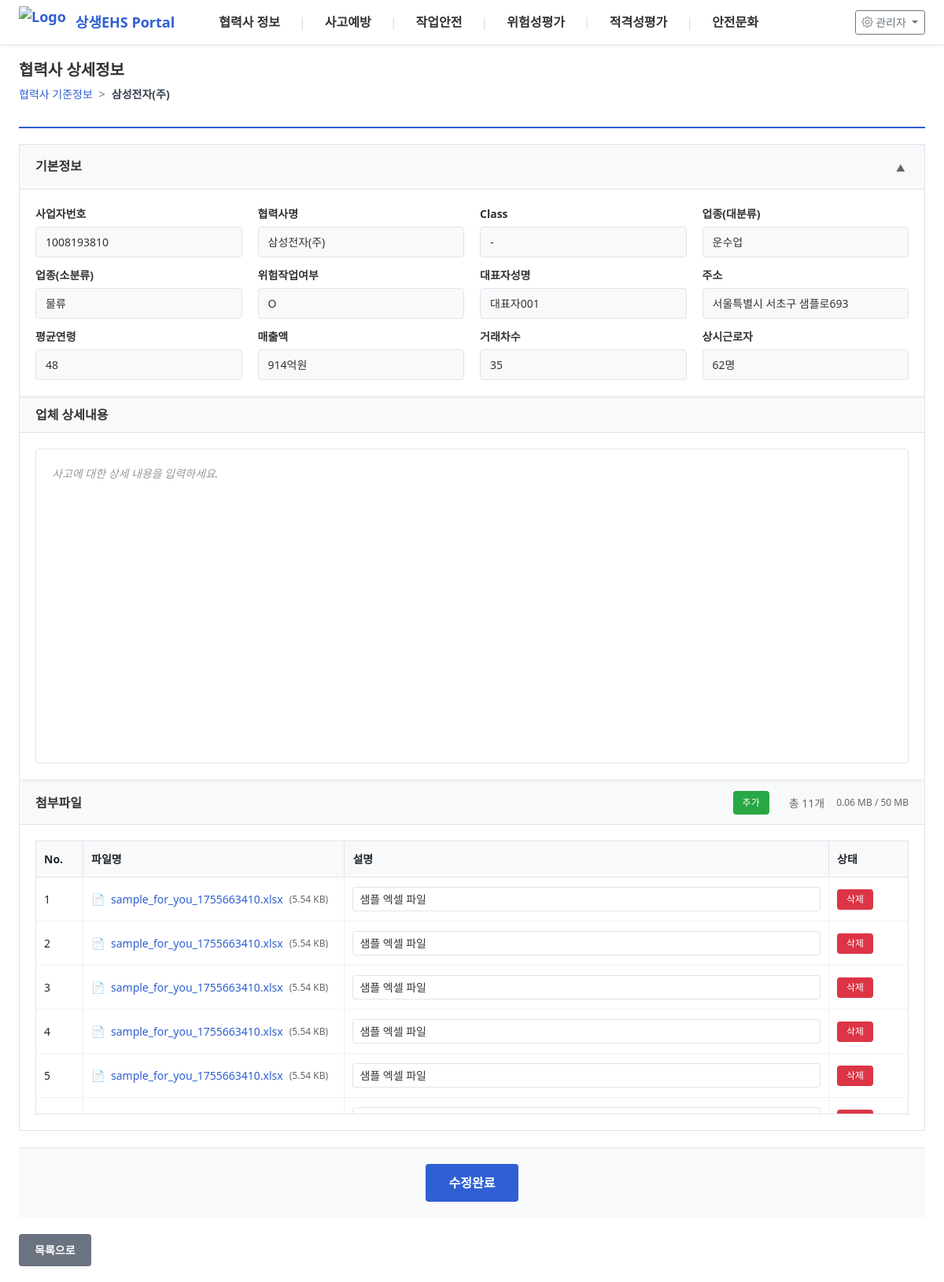
/partner-detail/1008193810 (signed in), run on the app's committed database.
### tables this page shows
CREATE TABLE partners_cache (
                    business_number TEXT PRIMARY KEY,
                    company_name TEXT NOT NULL,
                    partner_class TEXT,
                    business_type_major TEXT,
                    business_type_minor TEXT,
                    hazard_work_flag TEXT,
                    representative TEXT,
                    address TEXT,
                    average_age INTEGER,
                    annual_revenue BIGINT,
                    transaction_count TEXT,
                    permanent_workers INTEGER,
                    synced_at DATETIME DEFAULT CURRENT_TIMESTAMP,
                    is_deleted INTEGER DEFAULT 0
                );

CREATE TABLE partner_attachments (
                id INTEGER PRIMARY KEY AUTOINCREMENT,
                business_number TEXT NOT NULL,
                file_name TEXT NOT NULL,
                file_path TEXT NOT NULL,
                file_size INTEGER,
                upload_date DATETIME DEFAULT CURRENT_TIMESTAMP,
                description TEXT,
                uploaded_by TEXT
            );

### app.py (the view)
@app.route("/partner/<business_number>")
@app.route("/partner-detail/<business_number>")
def partner_detail(business_number):
    logging.info(f"협력사 상세 정보 조회: {business_number}")
    partner = partner_manager.get_partner_by_business_number(business_number)
    if not partner:
        logging.warning(f"협력사를 찾을 수 없습니다: {business_number}")
        return "협력사 정보를 찾을 수 없습니다.", 404
    conn = partner_manager.db_config.get_sqlite_connection()
    conn.row_factory = sqlite3.Row
    attachments = conn.execute("""
        SELECT * FROM partner_attachments
        WHERE business_number = ?
        ORDER BY upload_date DESC
    """, (business_number,)).fetchall()
    conn.close()
    logging.info(f"협력사 {business_number} ({partner['company_name']}) 상세 페이지 로드 - 첨부파일 {len(attachments)}개")
    is_popup = request.args.get('popup') == '1'
    return render_template('partner-detail.html',
                         partner=partner,
                         attachments=attachments,
                         menu=MENU_CONFIG,
                         is_popup=is_popup,
                         board_type='partner')  # 게시판 타입 전달

### app.py (called while the page is built, shortened)
def init_sample_data():
    conn = partner_manager.db_config.get_sqlite_connection()
    cursor = conn.cursor()
    try:
        cursor.execute("SELECT COUNT(*) FROM partners_cache")
        count = cursor.fetchone()[0]
        cursor.execute("PRAGMA table_info(partners_cache)")
        columns = [col[1] for col in cursor.fetchall()]
        if count > 0:
            conn.close()
            return
    except Exception as e:
        logging.warning(f"데이터 확인 중 오류: {e}")

@app.before_request
def before_request():
    if request.path != '/data-recovery':
        init_db()

@app.after_request
def add_header(response):
    response.headers['Cache-Control'] = 'no-cache, no-store, must-revalidate'
    response.headers['Pragma'] = 'no-cache'
    response.headers['Expires'] = '0'
    return response

### database_config.py (called while the page is built)
    def get_partner_by_business_number(self, business_number):
        conn = sqlite3.connect(self.local_db_path)
        conn.row_factory = sqlite3.Row
        query = '''
            SELECT
                pc.*,
                pd.detailed_content,
                pd.updated_at as detail_updated_at
            FROM partners_cache pc
            LEFT JOIN partner_details pd ON pc.business_number = pd.business_number
            WHERE pc.business_number = ?
        '''
        partner = conn.execute(query, (business_number,)).fetchone()
        conn.close()
        return partner

    def get_sqlite_connection(self):
        return sqlite3.connect(self.local_db_path)

### templates/partner-detail.html (shortened to what this page needs)
{% if is_popup %}
{% extends "popup-base.html" %}
{% else %}
{% extends "base.html" %}
{% endif %}
{% block content %}
{% if not is_popup %}
<div class="page-header">
    <h2 class="page-title">협력사 상세정보</h2>
    <div class="breadcrumb">
        <a href="{{ url_for('page_view', url='partner-standards') }}">협력사 기준정보</a>
        <span class="separator">></span>
        <span class="current">{{ partner.company_name }}</span>
    </div>
</div>
{% endif %}
<div class="partner-detail-container">
    <div class="section basic-info-section">
        <div class="section-header">
            <h3 class="section-title">기본정보</h3>
            <button class="collapse-btn" onclick="toggleSection('basic-info')">
                <span class="collapse-icon">▲</span>
            </button>
        </div>
        <div class="section-content" id="basic-info-content">
            <div class="info-table">
                <div class="info-row">
                    <div class="info-cell">
                        <label>사업자번호</label>
                        <div class="value">{{ partner.business_number or '-' }}</div>
                    </div>
                    <div class="info-cell">
                        <label>협력사명</label>
                        <div class="value">{{ partner.company_name }}</div>
                    </div>
                    <div class="info-cell">
                        <label>Class</label>
                        <div class="value">{{ partner.partner_class or '-' }}</div>
                    </div>
                    <div class="info-cell">
                        <label>업종(대분류)</label>
                        <div class="value">{{ partner.business_type_major or '-' }}</div>
                    </div>
                </div>
                <div class="info-row">
                    <div class="info-cell">
                        <label>업종(소분류)</label>
                        <div class="value">{{ partner.business_type_minor or '-' }}</div>
                    </div>
                    <div class="info-cell">
                        <label>위험작업여부</label>
                        <div class="value">{{ 'O' if partner.hazard_work_flag == 'O' else 'X' }}</div>
                    </div>
                    <div class="info-cell">
                        <label>대표자성명</label>
                        <div class="value">{{ partner.representative or '-' }}</div>
                    </div>
                    <div class="info-cell">
                        <label>주소</label>
                        <div class="value">{{ partner.address or '-' }}</div>
                    </div>
                </div>
                <div class="info-row">
                    <div class="info-cell">
                        <label>평균연령</label>
                        <div class="value">{{ partner.average_age if partner.average_age else '-' }}</div>
                    </div>
                    <div class="info-cell">
                        <label>매출액</label>
                        <div class="value">{{ "{:,}".format(partner.annual_revenue // 100000000) if partner.annual_revenue else '-' }}억원</div>
                    </div>
                    <div class="info-cell">
                        <label>거래차수</label>
                        <div class="value">{{ partner.transaction_count or '-' }}</div>
                    </div>
                    <div class="info-cell">
                        <label>상시근로자</label>
                        <div class="value">{{ partner.permanent_workers if partner.permanent_workers else '-' }}명</div>
                    </div>
                </div>
            </div>
        </div>
    </div>
    <div class="section detail-content-section">
        <div class="section-header">
            <h3 class="section-title">업체 상세내용</h3>
        </div>
        <div class="section-content">
            <div class="content-editor">
                <div id="detailed-content"
                     class="editable-content"
                     contenteditable="true"
                     placeholder="사고에 대한 상세 내용을 입력하세요.">{{ partner.detailed_content | safe if partner.detailed_content else '' }}</div>
            </div>
        </div>
    </div>
    <div class="section attachments-section">
        <div class="section-header">
            <h3 class="section-title">첨부파일</h3>
            <button class="btn-add-file" onclick="document.getElementById('file-input').click();">추가</button>
            <span class="file-count">총 <span id="file-count">{{ attachments|length }}</span>개</span>
            <span class="file-size"><span id="file-size">{{ (attachments | sum(attribute='file_size') / 1024 / 1024) | round(2) }}</span> MB / 50 MB</span>
        </div>
        <div class="section-content">
            <div class="attachments-table">
                <div class="table-header">
                    <div class="col-no">No.</div>
                    <div class="col-file">파일명</div>
                    <div class="col-desc">설명</div>
                    <div class="col-action">상태</div>
                </div>
                <div class="table-body" id="attachments-tbody">
                    {% for attachment in attachments %}
                    <div class="table-row" data-id="{{ attachment.id }}">
                        <div class="col-no">{{ loop.index }}</div>
                        <div class="col-file">
                            <span class="file-icon">📄</span>
                            <a href="/download/{{ attachment.id }}" class="file-link" download>{{ attachment.file_name }}</a>
                            <span class="file-size">({{ (attachment.file_size / 1024) | round(2) }} KB)</span>
                        </div>
                        <div class="col-desc">
                            <input type="text" value="{{ attachment.description or '' }}" placeholder="설명을 입력하세요" class="attachment-desc">
                        </div>
                        <div class="col-action">
                            <button class="btn-delete" onclick="deleteAttachment(this)">삭제</button>
                        </div>
                    </div>
                    {% else %}
                    <div class="table-row no-data" id="no-data-row">
                        <div class="col-full">등록된 첨부파일이 없습니다.</div>
                    </div>
                    {% endfor %}
                </div>
            </div>
        </div>
    </div>
    <div class="save-section">
        <button class="btn-save" onclick="showPasswordModal()">수정완료</button>
    </div>
    {% if not is_popup %}
    <div class="action-buttons">
        <a href="{{ url_for('page_view', url='partner-standards') }}" class="btn-back">목록으로</a>
    </div>
    {% endif %}
</div>
{% endblock %}

### templates/base.html (style rules this page uses)
html, body { overflow-x: hidden; width: 100%; max-width: 100vw; }

### data on the page
partners_cache: company_name "삼성전자(주)", business_number "1008193810", partner_class "-", business_type_major "운수업", business_type_minor "물류", hazard_work_flag "O", representative "대표자001", address "서울특별시 서초구 샘플로693", average_age "48", annual_revenue "914", transaction_count "35", permanent_workers "62"
partner_attachments: file_name "sample_for_you_1755663410.xlsx", (attachment.file_size/1024)|round(2) "5.54", description "샘플 엑셀 파일"
partner_attachments: file_name "sample_for_you_1755663410.xlsx", (attachment.file_size/1024)|round(2) "5.54", description "샘플 엑셀 파일"
partner_attachments: file_name "sample_for_you_1755663410.xlsx", (attachment.file_size/1024)|round(2) "5.54", description "샘플 엑셀 파일"
partner_attachments: file_name "sample_for_you_1755663410.xlsx", (attachment.file_size/1024)|round(2) "5.54", description "샘플 엑셀 파일"
partner_attachments: file_name "sample_for_you_1755663410.xlsx", (attachment.file_size/1024)|round(2) "5.54", description "샘플 엑셀 파일"
partner_attachments: description "샘플 엑셀 파일"

### other printed values
{{ m.title }} "협력사 정보" "사고예방" "작업안전" "위험성평가" "적격성평가" "안전문화"
{{ attachments|length }} "11"
{{ (attachments | sum(attribute='file_size') / 1024 / 1024) | round(2) }} "0.06"
